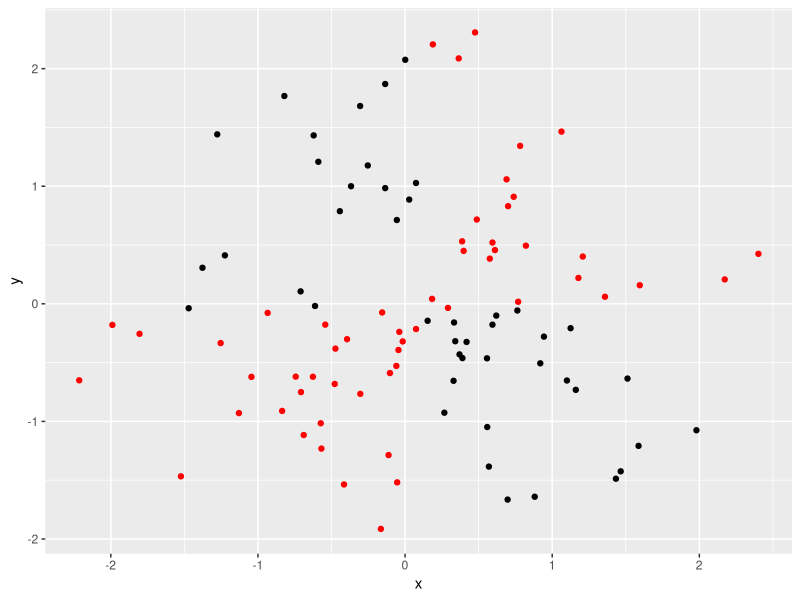
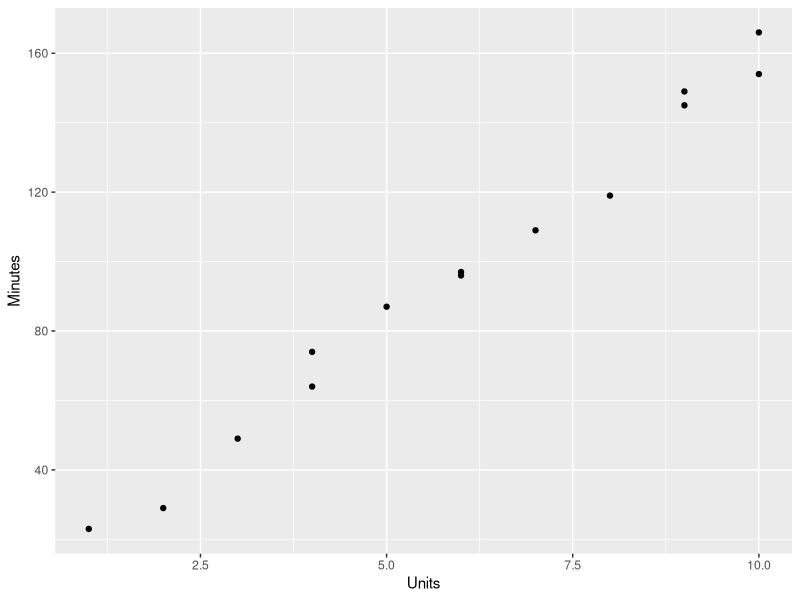
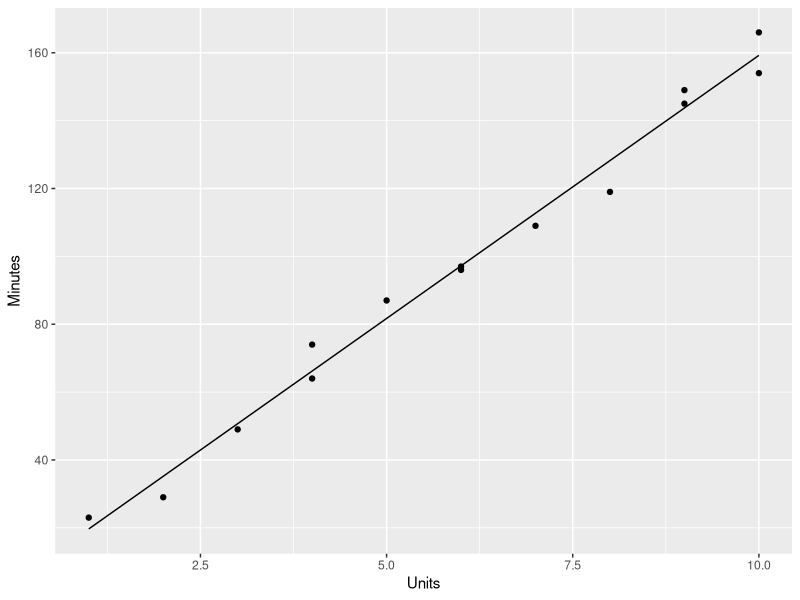
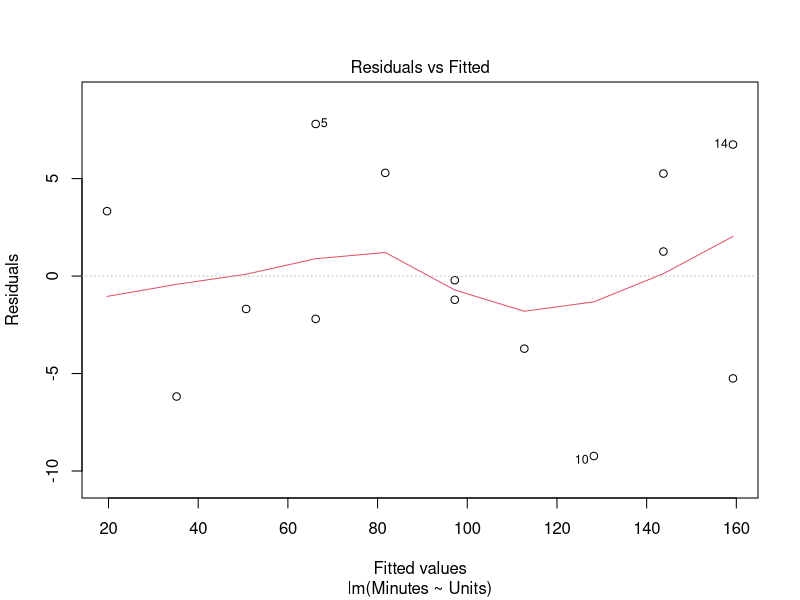
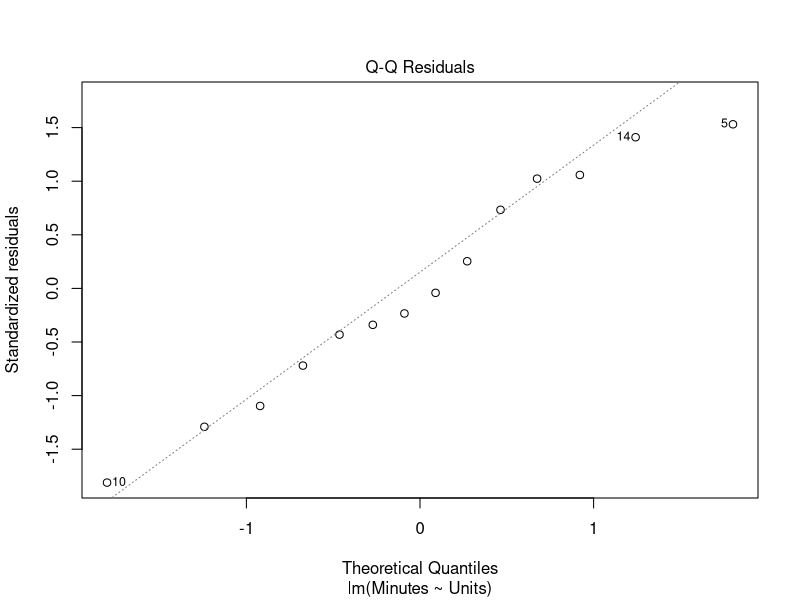
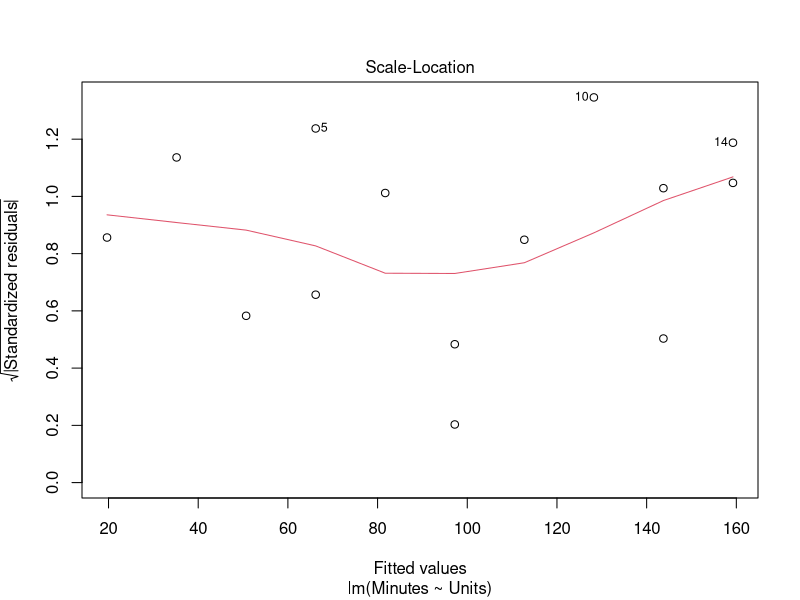
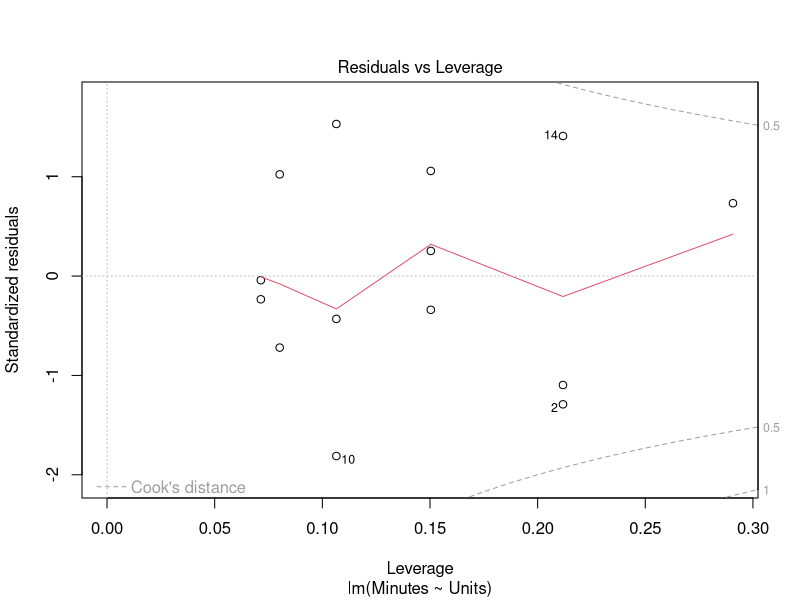
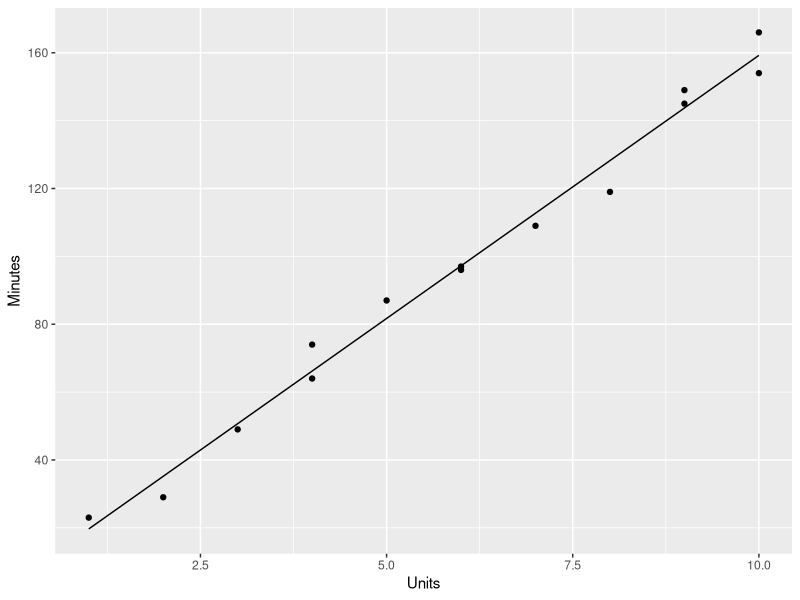

The R script that drew these images, in order: (Note: this script raises an error after producing the figures.)
## ---- chunk 1
library(ggplot2)
library(dplyr)
## ---- chunk 2
set.seed(1)
n = 100
D = data.frame(
  x = rnorm(n),
  y = rnorm(n)
)
## ---- chunk 3
D$devp = (D$x-mean(D$x)) * (D$y-mean(D$y))
sum(D$devp)/(n-1)
cov(D$x, D$y)
## ---- chunk 4
D$devp.col = ifelse(D$devp<=0, "black", "red")
ggplot(D, aes(x,y)) +
  geom_point(color=D$devp.col)
## ---- chunk 5
D$zx = (D$x-mean(D$x))/sd(D$x)
D$zy = (D$y-mean(D$y))/sd(D$y)
(sum(D$zx*D$zy))/(n-1)
cor(D$x, D$y)
## ---- chunk 6
COMPUTER = read.csv("./All_Data//P031.txt", sep="\t")
p=ggplot(COMPUTER, aes(Units, Minutes)) +
  geom_point()
print(p)

# Calc coefficients for the least squares regression line
hat_B_1 = sum( (COMPUTER$Minutes-mean(COMPUTER$Minutes))*(COMPUTER$Units - mean(COMPUTER$Units)) ) / sum( (COMPUTER$Units-mean(COMPUTER$Units))^2 )
hat_B_0 = mean(COMPUTER$Minutes) - hat_B_1*mean(COMPUTER$Units)

# Compute line
LSR = data.frame(hat_X = COMPUTER$Units)
LSR$hat_Y = hat_B_0 + hat_B_1*LSR$hat_X
p = p + geom_line(data=LSR, aes(hat_X, hat_Y))
print(LSR)
print(p)
## ---- chunk 7
COMPUTER.lm = lm(Minutes ~ Units, COMPUTER)
plot(COMPUTER.lm)
ggplot(COMPUTER, aes(Units, Minutes)) +
  geom_point() +
  geom_line(data=fortify(COMPUTER.lm), aes(Units, .fitted))
## ---- chunk 8
COMPUTER %>%
  group_by(Units) %>%
  summarise(MeanMinutes=mean(Minutes), MinPerUnit=sum(Minutes)/sum(Units)) %>%
  mutate(DeltaMeanMinutes=MeanMinutes-lag(MeanMinutes))
## ---- chunk 9
hat_sigma2 = sum( (COMPUTER$Minutes - LSR$hat_Y)^2 ) / (nrow(COMPUTER)-2)
se_hat_beta1 = sqrt(hat_sigma2)/sqrt(sum( (COMPUTER$Units-mean(COMPUTER$Units))^2 ))
## ---- chunk 10
COMPUTER_EST = rbind( 
  # Actual observations
  mutate(COMPUTER, dataset="observed"),

  # Management prediction
  COMPUTER %>%
    mutate(
      dataset = "management",
      Minutes = Units*12 + hat_B_0
    )
)
print(COMPUTER_EST)

ggplot() +
  geom_line(data=fortify(COMPUTER.lm), aes(Units, .fitted), color="blue") +
  geom_point(data=COMPUTER_EST[COMPUTER_EST$dataset=="observed",], aes(Units, Minutes)) +
  geom_line(data=COMPUTER_EST[COMPUTER_EST$dataset=="management",], aes(Units, Minutes), color="red") +
  ylab("Minutes")

mgmt.ttest = t.test(Minutes ~ dataset, data=COMPUTER_EST, paired=TRUE)
print(mgmt.ttest)
## ---- chunk 11
(cor(COMPUTER$Minutes, COMPUTER$Units)*sqrt(nrow(COMPUTER-2))) / (sqrt(1-cor(COMPUTER$Minutes, COMPUTER$Units)^2))
## ---- chunk 12
predict(COMPUTER.lm, data.frame(Units=4))
## ---- chunk 13
print(summary(COMPUTER.lm))
## ---- chunk 14
HW=read.table("All_Data//P052.txt", sep="\t", header=TRUE)
p=ggplot(HW, aes(Wife, Husband)) + geom_point()
print(p)

# a - cov of husbands and wives. Positive covariance.
cov(HW$Husband, HW$Wife)

# b - cov in inches
cov(HW$Husband/2.54, HW$Wife/2.54)

# c - cor of husbands and wives
cor(HW$Husband, HW$Wife)

# d - cor in inches
cor(HW$Husband/2.54, HW$Wife/2.54)

# e - cor if every man married a woman 5cm shorter == 1
cor(HW$Husband, HW$Husband-5)

# f - The response variable could be either the husband's or wife's height.
# Lets go with the Husband's height as the respose variable
# g - Test f with H0: slope == 0
HW.lm = lm(Husband ~ Wife, HW)
print(p + geom_line(data=fortify(HW.lm), aes(Wife, .fitted)))
HW.lm.summary = summary(HW.lm)
print(HW.lm.summary)
## ---- chunk 15
NEWS = read.csv("All_Data//P054.txt", sep="\t", header=TRUE)

# a - scatter plot
p = ggplot(NEWS, aes(Daily, Sunday)) + geom_point()
print(p)

# b - fit
NEWS.lm = lm(Sunday ~ Daily, NEWS)
print(summary(NEWS.lm))
print(p + geom_line(data=fortify(NEWS.lm), aes(Daily, .fitted)))

# c - Confidence Interval
confint(NEWS.lm) # Estimate +/- Std. Error * t-value

# d - Is there a significant relationship between Daily and Sunday circulation?
# Yes?

# e - 95% confidence interval for Daily with circulation=500,000
predict(NEWS.lm, data.frame(Daily=500000), interval="confidence", level=.95)

# g - how is this different?

# h - 95% confidence interval for Daily with circulation=2e6
predict(NEWS.lm, data.frame(Daily=2e6), interval="confidence", level=.95)
# Not likely to be accurate. Outside of the bounds of training data.
